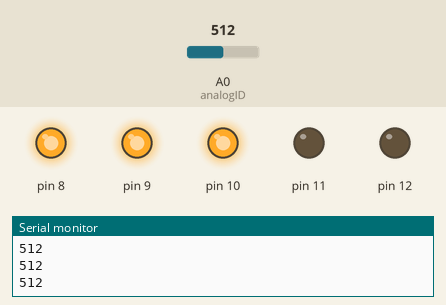
Bench run of a sketch on a simulated Arduino Uno, built with avr-gcc and run on an emulated ATmega328P. On the bench: output pins drawn as LEDs (lit = HIGH), the last lines printed to the serial monitor. The inputs (shaded band) are chosen by the test bench; at power-on: A0 (analogID) = 512.

Above: at 1.2 s.
1.3 s: A0 (analogID) set to 668
2.8 s: A0 (analogID) set to 690
At 3.4 s:
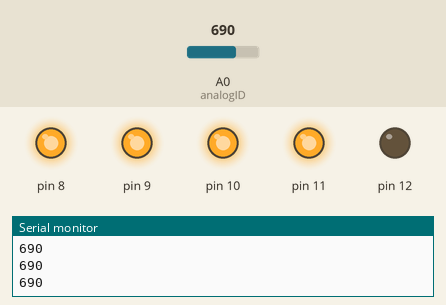
4.3 s: A0 (analogID) set to 511
At 5.5 s:
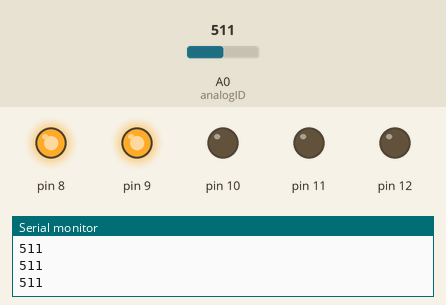
5.8 s: A0 (analogID) set to 349
7.3 s: A0 (analogID) set to 330
At 8.0 s:
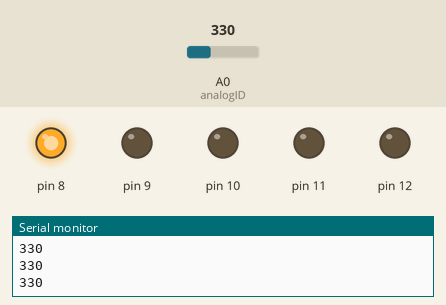
8.8 s: A0 (analogID) set to 716
At 9.2 s:
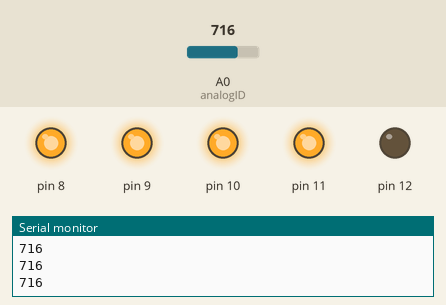
Timing chart, 0 to 11.3 s (numbered marks = the images above; inputs shaded):
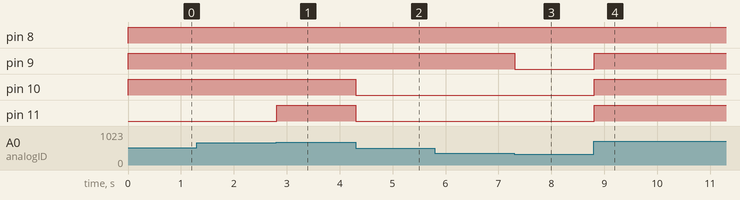

The sketch:

DJ.ino
```cpp
/*
	DJ.c
	Turns on an according to the volume.
 */

int analogID = A0;
int sensorValue = 0;

float maxi = 1023;
float led_5 = maxi / 6 * 5;
float led_4 = maxi / 6 * 4;
float led_3 = maxi / 6 * 3;
float led_2 = maxi / 6 * 2;
float led_1 = maxi / 6 * 1;

char* bin(unsigned long int i) {
	static char buffer [1+sizeof (unsigned long int)*8] = { 0 };
	char *p=buffer-1+sizeof (unsigned long int)*8;
	do { *--p = '0' + (i & 1); i >>= 1; } while (i);
	return p;
}

// the setup function runs once when you press reset or power the board
void setup() {
	Serial.begin(9600);
	pinMode(analogID, INPUT); // on lit ici
	DDRB = 0b00011111; // sorties LED
	PORTB = 0b00000000; // Tout éteint
}

// the loop function runs over and over again forever
void loop() {
	sensorValue = analogRead(A0);

	Serial.println(sensorValue);

	if (sensorValue > led_5) {
		PORTB = 0b00011111;
	} else if (sensorValue > led_4) {
		PORTB = 0b00001111;
	} else if (sensorValue > led_3) {
		PORTB = 0b00000111;
	} else if (sensorValue > led_2) {
		PORTB = 0b00000011;
	} else if (sensorValue > led_1) {
		PORTB = 0b00000001;
	} else {
		PORTB = 0b00000000;
	}
}
```

Measured:
- the behaviour switches between 682 and 683 on A0 (analogID) (found by bisection; images 0 and 1)
- the behaviour switches between 342 and 341 on A0 (analogID) (found by bisection; images 2 and 3)
- after the input at 2.8 s, pin 11: LOW → HIGH at once
- after the input at 4.3 s, pin 10, pin 11: HIGH → LOW at once
- after the input at 7.3 s, pin 9: HIGH → LOW at once
- after the input at 8.8 s, pin 9–11: LOW → HIGH at once
